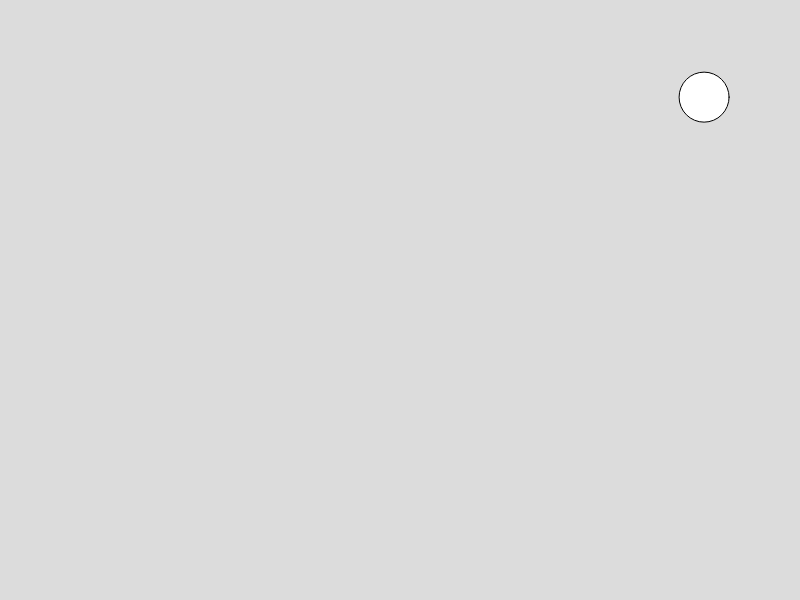
Frame 1 (no input)
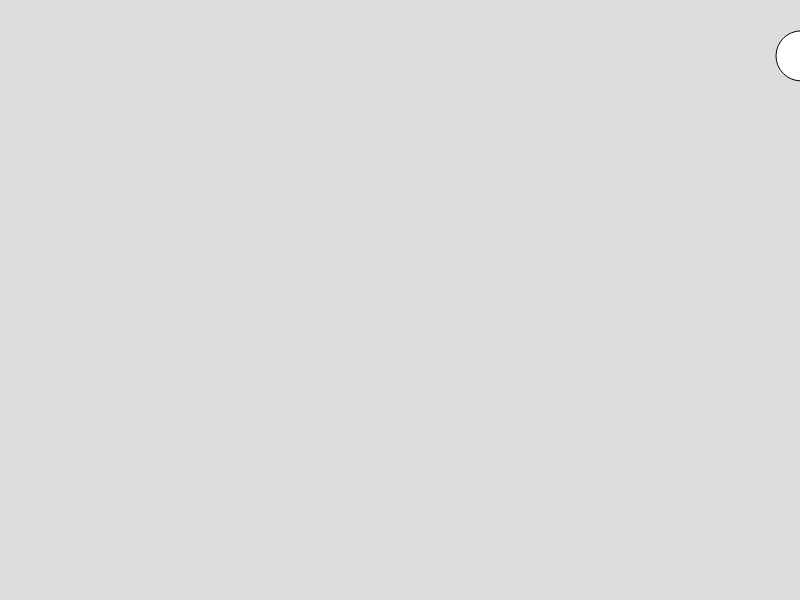
Frame 60 (no input)
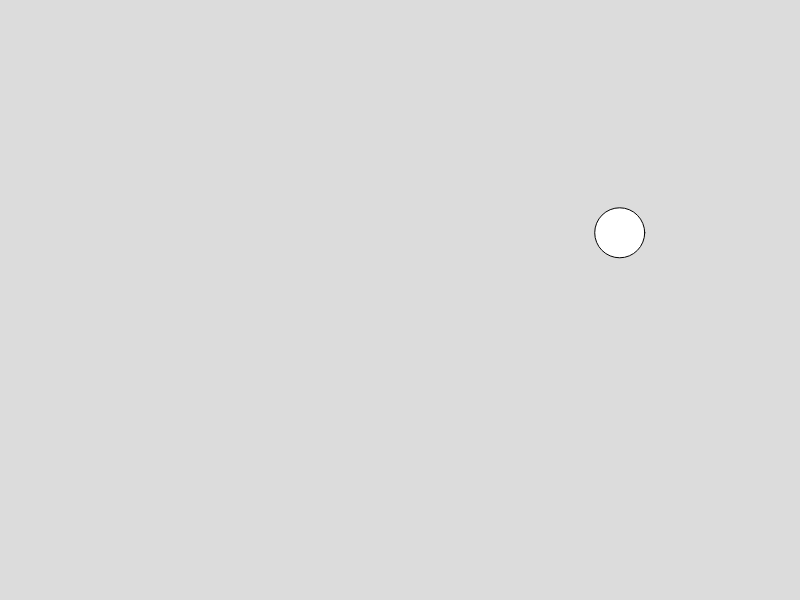
Frame 120 (the mouse pressed at the canvas centre since frame 60)

The p5.js sketch that drew these frames (run headless with seeded random() and noise() and a simulated clock; from frame 60 on, the mouse is pressed at the canvas centre):

// p5.js sketch
// ── sketch.js
let mover;

function setup() {
  createCanvas(800, 600);
  mover = new Mover();

  let randomForce = p5.Vector.random2D();
  mover.applyForce(randomForce.mult(10));
}

function draw() {
  background(220);
  mover.invisibleForce();
  mover.update();
  mover.display();
}

class Mover {
  constructor() {
    this.size = 50;
    this.mass = 1;
    this.position = createVector(width - 100, 100);
    this.velocity = createVector(0, 0);
    this.acceleration = createVector(0, 0);
  }
  applyForce(force) {
    force.div(this.mass);
    this.acceleration.add(force);
  }
  update() {
    this.velocity.add(this.acceleration);
    this.velocity.limit(5);
    this.position.add(this.velocity);
    this.acceleration.mult(0);
  }
  display() {
    ellipse(this.position.x, this.position.y, this.size, this.size);
  }
  invisibleForce() {
    let pos = this.position;

    let forceX;
    let forceY;

    if (pos.x < width / 2) {
      forceX = width - pos.x;
      forceX = forceX / width;
      forceX = 1 - forceX;

    } else {
      forceX = pos.x;
      forceX = forceX / width;
    }

    if (pos.y < height / 2) {
      forceY = height - pos.y;
      forceY = forceY / height;
      forceY = 1 - forceY;

    } else {
      forceY = pos.y;
      forceY = forceY / height;
    }

    forceX = map(forceX, 0, 1, -1, 1);
    forceY = map(forceY, 0, 1, -1, 1);

    let force = createVector(forceX, forceY);
    force = force.mult(-1);
    this.applyForce(force.div(11));


  }
}
